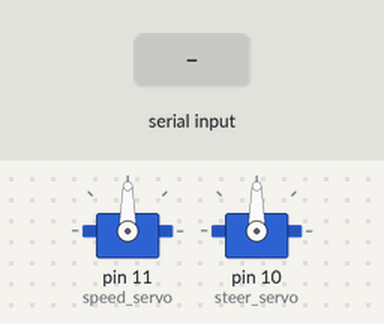
Bench run of a sketch on a simulated Arduino Uno, built with avr-gcc and run on an emulated ATmega328P. On the bench: 2 × servo. The test bench sets the inputs (shaded band). What the sketch prints to the serial monitor is not drawn.

Above: at 1.2 s.
1.3 s: "90,45\n" received over Serial
At 1.8 s:
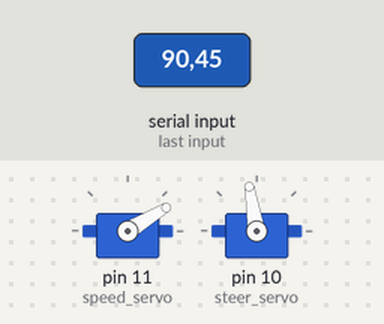
2.8 s: "30,150\n" received over Serial
At 4.0 s:
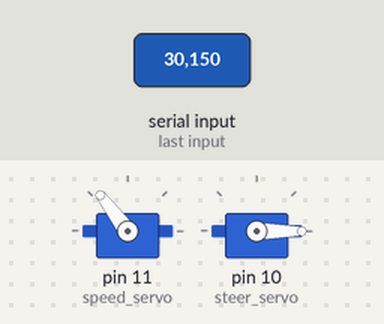
4.3 s: "5\n" received over Serial
At 5.0 s:
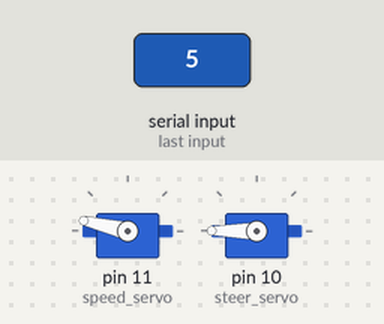
5.8 s: "90\n" received over Serial
At 6.1 s:
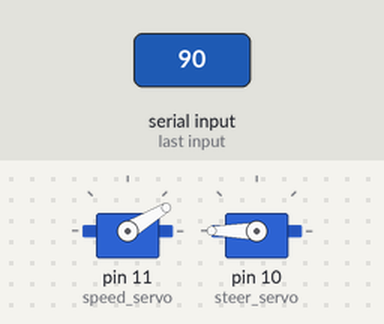
7.3 s: "200\n" received over Serial
At 8.5 s:
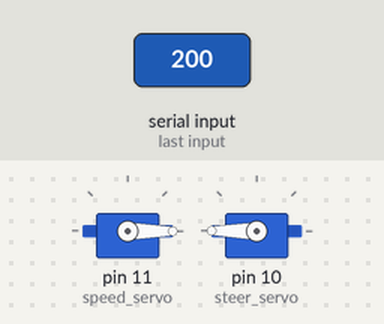
8.8 s: "1,90\n" received over Serial
At 9.5 s:
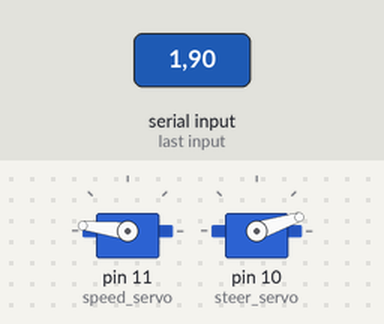
Timing chart, 0 to 11.3 s (numbered marks = the images above; inputs shaded):
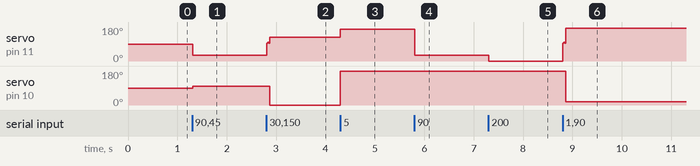

Measured:
- after the input at 1.3 s, servo on pin 11 (speed_servo): 90° → 31° at once; servo on pin 10 (steer_servo): 90° → 99° at once
- after the input at 2.8 s, servo on pin 11 (speed_servo): 31° → 127° at once; servo on pin 10 (steer_servo): 99° → 0° after 0.07 s
- after the input at 4.3 s, servo on pin 11 (speed_servo): 127° → 167° at once; servo on pin 10 (steer_servo): 0° → 180° at once
- after the input at 5.8 s, servo on pin 11 (speed_servo): 167° → 31° at once
- after the input at 7.3 s, servo on pin 11 (speed_servo): 31° → 0° at once
- after the input at 8.8 s, servo on pin 11 (speed_servo): 0° → 173° at once; servo on pin 10 (steer_servo): 180° → 18° after 0.07 s

The sketch:

Bluetooth_car_control.ino
```cpp
// Author: Jose Marco de la Rosa
// Description: Small program for basic Brozabot_mk1 bluetooth control

// Not using the sw serial because it interferes with the servo library
//#include <SoftwareSerial.h>
#include <Servo.h>

Servo speed_servo;
Servo steer_servo;
// If using software serial here you attach RX and TX pins for the Bluetooth module.
// SoftwareSerial BT(8,9); // Tx:9 Rx:8 8 RX (connect to TX of HC-06), 9 TX (connect to RX of HC-06).

// When using the hw serial (default), connect the bluetooth module to pins 0,1 (Crossed TX to RX, RX to TX)

float new_speed;
float new_steer;
float prev_steer;
//String str;
char input_buffer[50];
int index = 0;
boolean line_read;

#define ESC_center 95
#define ESC_backward_threshold 100
#define ESC_toggle_delay 20

void setAndSend( int deg, int delay_val=0 ){
  //Serial.println( "Sent:"+String(deg) );
  speed_servo.write( deg );
  delay( delay_val );
}

void setESC_by_position( int esc_position ){
  static int current_position = ESC_center;
  if ( current_position == esc_position ){
    //Serial.println( "No speed change!" );
    return;
  }
  //Serial.println( "Setting speed:"+String(esc_position) );
  // Position logic
  // When changing from forward to backwards, need to send two positions
  if ( current_position < 98 && esc_position >= 98 ){
    //Serial.println( "Changing from forward to backwards!" );
    setAndSend( ESC_center, ESC_toggle_delay );
    setAndSend( ESC_backward_threshold, ESC_toggle_delay );
    setAndSend( ESC_center, ESC_toggle_delay );
  }
  current_position = esc_position;
  setAndSend( esc_position );
}

void setESC_speed( float esc_speed ){
  int pos = map( esc_speed*100, 100, -100, 15, 175 );
  //Serial.println( "Mapped position: "+String(pos) );
  setESC_by_position( pos );
}

void setup()
{
  //BT.begin(9600); // Parameter is the serial speed for the bluetooth (when using sw serial!)
  Serial.begin(9600); // Open hw serial connection with the bluetooth module and stablish speed
  delay(10);
  index = 0;
  Serial.println( "Attaching ESC" );
  speed_servo.attach(11);
  Serial.println( "Attached" );
  delay(10);
  setESC_speed( 0 );
  steer_servo.attach(10);
  prev_steer = 90;
  steer_servo.write(prev_steer);
}

void loop()
{
  //while(BT.available())
  while(Serial.available())
  {
    // Input messages coming from the serial connection consist in
      // "<x>,<y>\n" strings where:
      //    <x> is the steering with a value from 0 to 100 with 50 meaning "straight", x<50 = left, x>50 = right
      //    <y> is speed with a value from 0 to 100 with 50 meaning "stopped", y>50 = forward, y<50 = backwards

    //input_buffer[index] = BT.read();
    input_buffer[index] = Serial.read();
     if (input_buffer[index] == '\n') {
       input_buffer[index] = '\0';
       //Serial.print( "Read:" );

       index = 0;

       char* separator = strchr(input_buffer, ',');
       *separator = 0;
       new_speed = atoi( input_buffer );
       new_steer = atoi( ++separator );

       //Serial.print( "Speed: " );
       //Serial.print( new_speed );
       //Serial.print( " / Steer:" );
       //Serial.println( new_steer );

       setESC_speed( (new_speed-50)/50. );
       new_steer = 1.8 * (100-new_steer); // Invert and scale to degrees
       if ( abs( new_steer - prev_steer ) > 1 ){
         prev_steer = new_steer;
         steer_servo.write( prev_steer );
       }
     }else{
       index++;
     }
  }
  delay(5);

}
```
